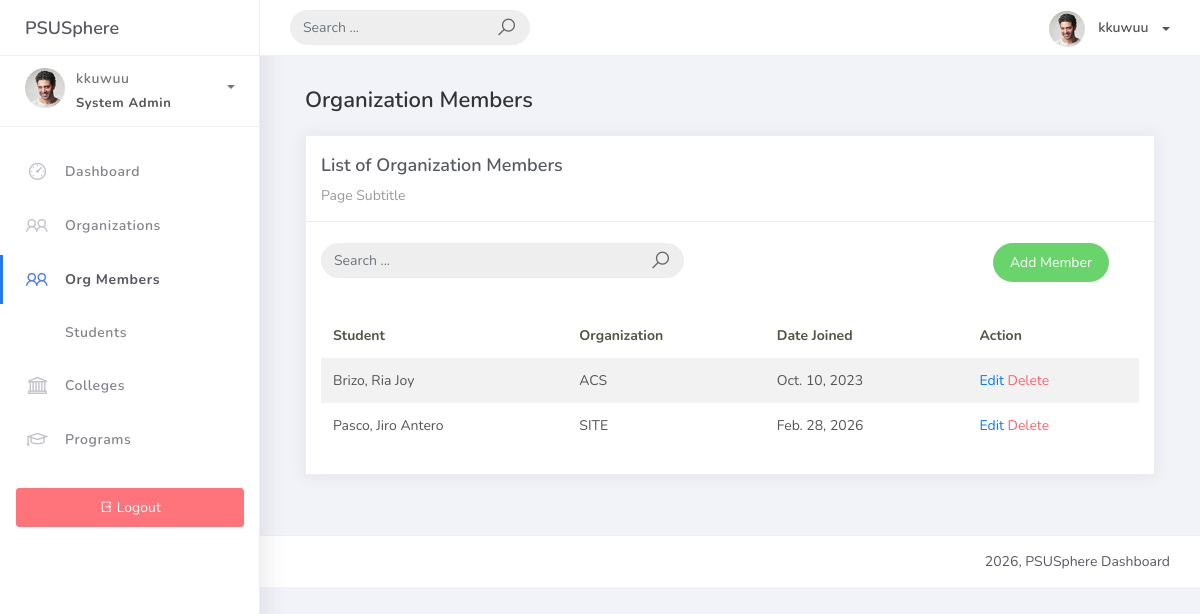
The page /orgmember_list (signed in) on the database as committed earlier.
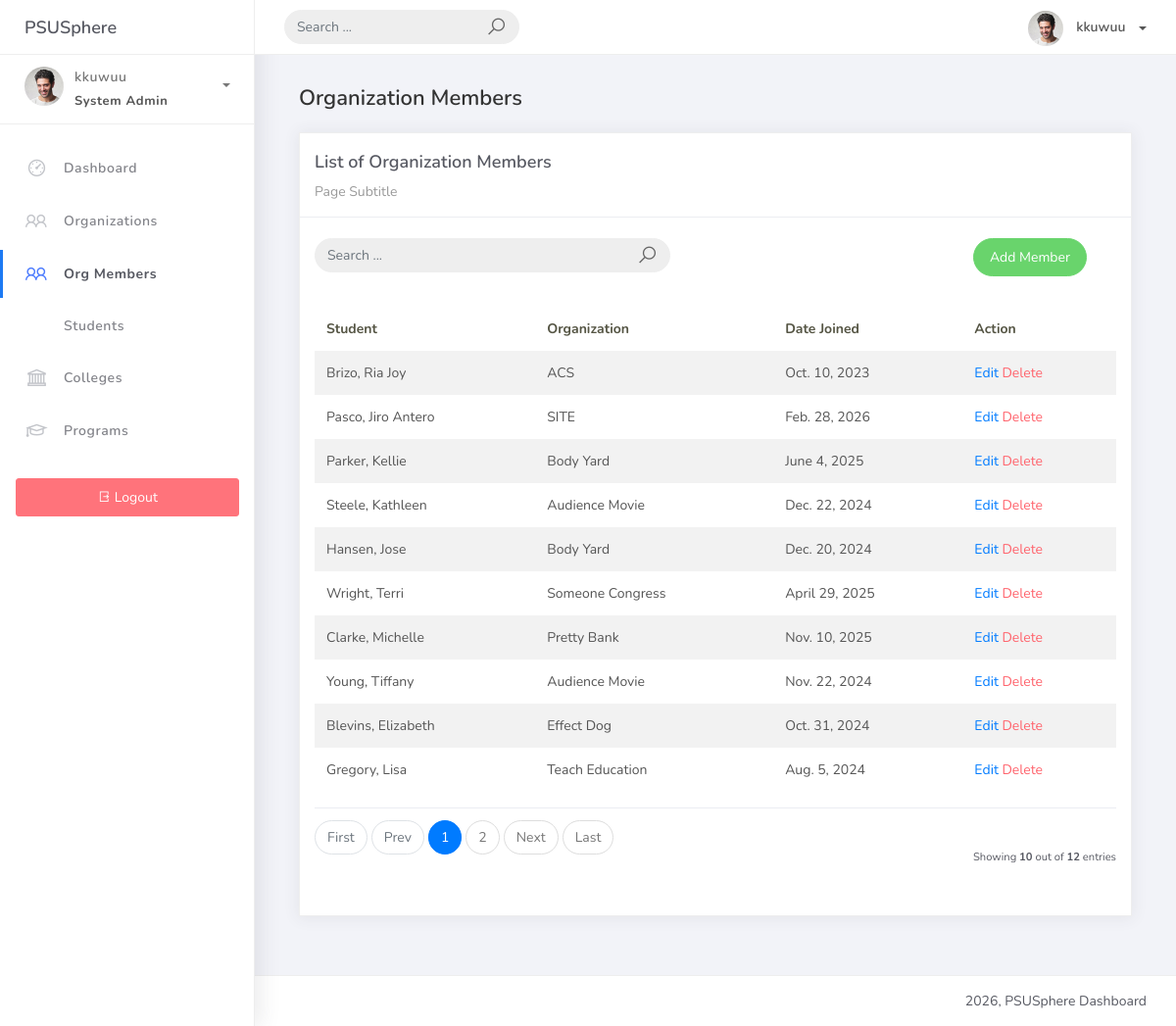
The same page on the database as committed later.
### studentorg/models.py (models this page shows)
class BaseModel(models.Model):
    reated_at = models.DateTimeField(auto_now_add=True, db_index=True)
    updated_at = models.DateTimeField(auto_now=True)
    class Meta:
        abstract = True

class OrgMember(BaseModel):
    student = models.ForeignKey(Student, on_delete=models.CASCADE)
    organization = models.ForeignKey(Organization, on_delete=models.CASCADE)
    date_joined = models.DateField()

class Student(BaseModel):
    student_id = models.CharField(max_length=15)
    lastname = models.CharField(max_length=25)
    firstname = models.CharField(max_length=25)
    middlename = models.CharField(max_length=25, blank=True, null=True)
    program = models.ForeignKey(Program, on_delete=models.CASCADE)
    def __str__(self):
        return f"{self.lastname}, {self.firstname}"

class Organization(BaseModel):
    name = models.CharField(max_length=250)
    college = models.ForeignKey(College, null=True, blank=True, on_delete=models.CASCADE)
    description = models.CharField(max_length=500)
    def __str__(self):
        return self.name

### studentorg/views.py (the view, shortened to what this page needs)
# urls.py: path('orgmember_list', OrgMemberList.as_view(), name='orgmember-list'),
class OrgMemberList(LoginRequiredMixin, ListView):
    model = OrgMember
    context_object_name = 'orgmember_list'
    template_name = 'orgmember_list.html'
    paginate_by = 10
    def get_queryset(self):
        qs = super().get_queryset()
        q = self.request.GET.get('q')
        return qs

### templates/orgmember_list.html
{% extends 'base.html' %} {% load static %} {% block content %}
<div class="container-fluid">
  <h4 class="page-title">Organization Members</h4>
  <div class="row">
    <div class="col-md-12">
      <div class="card">
        <div class="card-header">
          <div class="card-title">List of Organization Members</div>
          <div class="card-category">Page Subtitle</div>
        </div>
        <br />
        <div class="col-md-12 row">
          <div class="col-md-6">
            <form
              class="navbar-left navbar-form nav-search mr-md-3"
              action=""
              method="get"
            >
              <div class="input-group">
                <input
                  type="text"
                  name="q"
                  placeholder="Search ..."
                  class="form-control"
                  value="{{ request.GET.q }}"
                />
                <div class="input-group-append">
                  <span class="input-group-text">
                    <i class="la la-search search-icon"></i>
                  </span>
                </div>
              </div>
            </form>
          </div>
          <div class="col-md-6">
            <div class="pull-right">
              <a
                href="{% url 'orgmember-add' %}"
                class="btn btn-success btn-rounded"
                >Add Member</a
              >
            </div>
          </div>
        </div>
        <div class="card-body">
          <table class="table table-striped mt-3">
            <thead>
              <tr>
                <th scope="col">Student</th>
                <th scope="col">Organization</th>
                <th scope="col">Date Joined</th>
                <th scope="col">Action</th>
              </tr>
            </thead>
            <tbody>
              {% for object in object_list %}
              <tr>
                <td>{{ object.student }}</td>
                <td>{{ object.organization }}</td>
                <td>{{ object.date_joined }}</td>
                <td>
                  <a href="{% url 'orgmember-update' object.id %}">Edit</a>
                  <a
                    href="{% url 'orgmember-delete' object.id %}"
                    class="text-danger"
                    >Delete</a
                  >
                </td>
              </tr>
              {% empty %}
              <tr>
                <td colspan="4" style="text-align: center">
                  <p class="text-sm font-weight-bold mb-0">No Records Found</p>
                </td>
              </tr>
              {% endfor %}
            </tbody>
          </table>
          {% include 'pagination.html' %}
        </div>
      </div>
    </div>
  </div>
</div>
{% endblock %}

Rows that differ between the two databases and show on the page:
added OrgMember: student "Parker, Kellie", organization "Body Yard", date_joined "June 4, 2025"
added OrgMember: student "Steele, Kathleen", organization "Audience Movie", date_joined "Dec. 22, 2024"
added OrgMember: student "Hansen, Jose", organization "Body Yard", date_joined "Dec. 20, 2024"
added OrgMember: student "Wright, Terri", organization "Someone Congress", date_joined "April 29, 2025"
added OrgMember: student "Clarke, Michelle", organization "Pretty Bank", date_joined "Nov. 10, 2025"
added OrgMember: student "Young, Tiffany", organization "Audience Movie", date_joined "Nov. 22, 2024"
added OrgMember: student "Blevins, Elizabeth", organization "Effect Dog", date_joined "Oct. 31, 2024"
added OrgMember: student "Gregory, Lisa", organization "Teach Education", date_joined "Aug. 5, 2024"
Other text that changed with them:
{{ object_list.count }}: (not shown) → "10"
{{ paginator.count }}: (not shown) → "12"
text now shown: "First Prev Next Last Showing out of entries"
new list line: "1"
new list line: "2"
